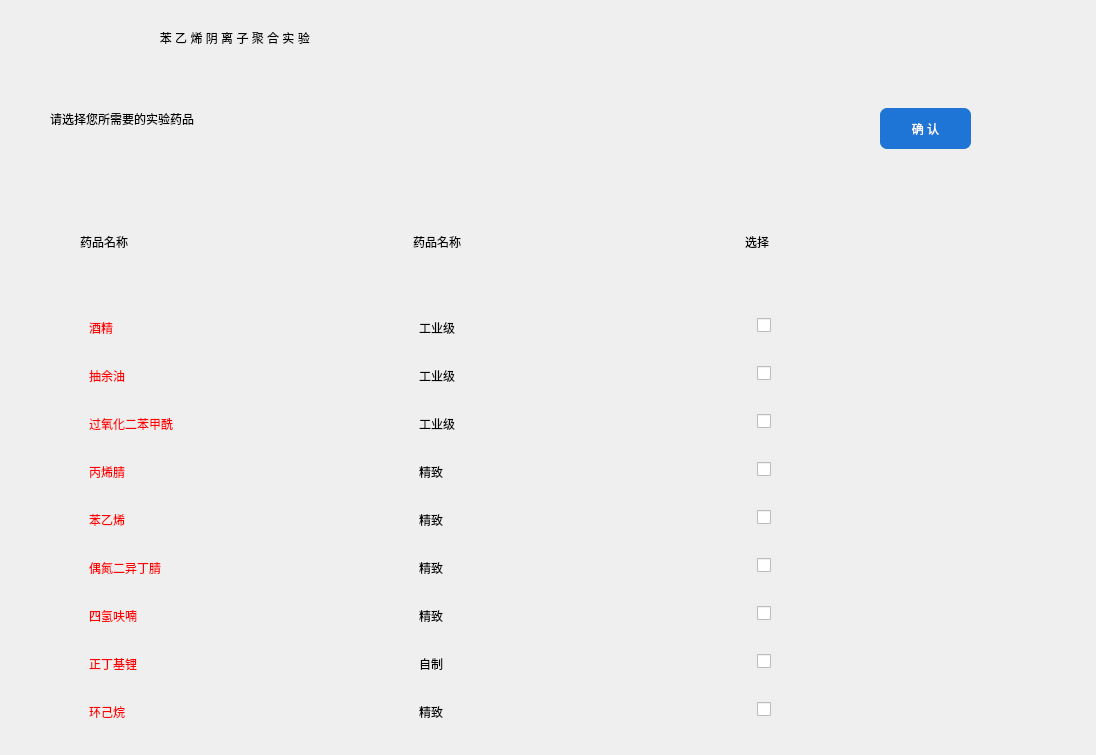
<?xml version="1.0" encoding="UTF-8"?>
<ui version="4.0">
 <class>Form</class>
 <widget class="QWidget" name="Form">
  <property name="geometry">
   <rect>
    <x>0</x>
    <y>0</y>
    <width>1096</width>
    <height>755</height>
   </rect>
  </property>
  <property name="windowTitle">
   <string>Form</string>
  </property>
  <property name="styleSheet">
   <string notr="true">#Form{
	
	border-image: url(:/add/简约1.jpg);}

</string>
  </property>
  <widget class="QWidget" name="template_2" native="true">
   <property name="geometry">
    <rect>
     <x>0</x>
     <y>0</y>
     <width>1091</width>
     <height>751</height>
    </rect>
   </property>
   <layout class="QVBoxLayout" name="verticalLayout">
    <property name="spacing">
     <number>0</number>
    </property>
    <property name="leftMargin">
     <number>0</number>
    </property>
    <property name="topMargin">
     <number>0</number>
    </property>
    <property name="rightMargin">
     <number>0</number>
    </property>
    <property name="bottomMargin">
     <number>0</number>
    </property>
    <item>
     <widget class="QWidget" name="title" native="true">
      <property name="sizePolicy">
       <sizepolicy hsizetype="Preferred" vsizetype="Preferred">
        <horstretch>1</horstretch>
        <verstretch>1</verstretch>
       </sizepolicy>
      </property>
      <property name="styleSheet">
       <string notr="true"/>
      </property>
      <widget class="QLabel" name="label_23">
       <property name="geometry">
        <rect>
         <x>70</x>
         <y>10</y>
         <width>978</width>
         <height>56</height>
        </rect>
       </property>
       <property name="styleSheet">
        <string notr="true">font: 22pt &quot;Arial&quot;;</string>
       </property>
       <property name="text">
        <string>                           苯 乙 烯 阴 离 子 聚 合 实 验</string>
       </property>
      </widget>
     </widget>
    </item>
    <item>
     <widget class="QWidget" name="section" native="true">
      <property name="sizePolicy">
       <sizepolicy hsizetype="Preferred" vsizetype="Preferred">
        <horstretch>1</horstretch>
        <verstretch>10</verstretch>
       </sizepolicy>
      </property>
      <layout class="QVBoxLayout" name="verticalLayout_2">
       <property name="spacing">
        <number>0</number>
       </property>
       <property name="leftMargin">
        <number>0</number>
       </property>
       <property name="topMargin">
        <number>0</number>
       </property>
       <property name="rightMargin">
        <number>0</number>
       </property>
       <property name="bottomMargin">
        <number>0</number>
       </property>
       <item>
        <widget class="QWidget" name="content" native="true">
         <property name="sizePolicy">
          <sizepolicy hsizetype="Expanding" vsizetype="Expanding">
           <horstretch>1</horstretch>
           <verstretch>12</verstretch>
          </sizepolicy>
         </property>
         <property name="styleSheet">
          <string notr="true">QPushButton {
	border:none;
	font: 16pt &quot;Arial&quot;;
	
}
*{
	border-image:none;
}
QLabel{
	color:red;
}</string>
         </property>
         <widget class="QLabel" name="label">
          <property name="geometry">
           <rect>
            <x>50</x>
            <y>30</y>
            <width>431</width>
            <height>41</height>
           </rect>
          </property>
          <property name="styleSheet">
           <string notr="true">font: 20pt &quot;华文细黑&quot;;
color:black;</string>
          </property>
          <property name="text">
           <string>请选择您所需要的实验药品</string>
          </property>
         </widget>
         <widget class="QWidget" name="layoutWidget">
          <property name="geometry">
           <rect>
            <x>80</x>
            <y>100</y>
            <width>991</width>
            <height>561</height>
           </rect>
          </property>
          <layout class="QVBoxLayout" name="verticalLayout_3">
           <property name="spacing">
            <number>0</number>
           </property>
           <property name="topMargin">
            <number>0</number>
           </property>
           <property name="bottomMargin">
            <number>0</number>
           </property>
           <item>
            <layout class="QHBoxLayout" name="horizontalLayout">
             <property name="spacing">
              <number>7</number>
             </property>
             <item>
              <widget class="QLabel" name="label_22">
               <property name="styleSheet">
                <string notr="true">font: 16pt &quot;黑体&quot;;
color:balck;</string>
               </property>
               <property name="text">
                <string>药品名称</string>
               </property>
              </widget>
             </item>
             <item>
              <widget class="QLabel" name="label_2">
               <property name="styleSheet">
                <string notr="true">font: 16pt &quot;Arial&quot;;
color:black;</string>
               </property>
               <property name="text">
                <string>药品名称</string>
               </property>
              </widget>
             </item>
             <item>
              <widget class="QLabel" name="label_3">
               <property name="styleSheet">
                <string notr="true">font: 16pt &quot;Arial&quot;;
color:black;</string>
               </property>
               <property name="text">
                <string>选择</string>
               </property>
              </widget>
             </item>
            </layout>
           </item>
           <item>
            <layout class="QHBoxLayout" name="horizontalLayout_2">
             <item>
              <widget class="QWidget" name="" native="true">
               <layout class="QVBoxLayout" name="verticalLayout_5">
                <property name="spacing">
                 <number>30</number>
                </property>
                <property name="topMargin">
                 <number>4</number>
                </property>
                <property name="bottomMargin">
                 <number>8</number>
                </property>
                <item>
                 <widget class="QLabel" name="label_4">
                  <property name="styleSheet">
                   <string notr="true">font: 14pt &quot;黑体&quot;;</string>
                  </property>
                  <property name="text">
                   <string>酒精</string>
                  </property>
                 </widget>
                </item>
                <item>
                 <widget class="QLabel" name="label_5">
                  <property name="styleSheet">
                   <string notr="true">font: 14pt &quot;黑体&quot;;</string>
                  </property>
                  <property name="text">
                   <string>抽余油</string>
                  </property>
                 </widget>
                </item>
                <item>
                 <widget class="QLabel" name="label_6">
                  <property name="styleSheet">
                   <string notr="true">font: 14pt &quot;黑体&quot;;</string>
                  </property>
                  <property name="text">
                   <string>过氧化二苯甲酰</string>
                  </property>
                 </widget>
                </item>
                <item>
                 <widget class="QLabel" name="label_7">
                  <property name="styleSheet">
                   <string notr="true">font: 14pt &quot;黑体&quot;;</string>
                  </property>
                  <property name="text">
                   <string>丙烯腈</string>
                  </property>
                 </widget>
                </item>
                <item>
                 <widget class="QLabel" name="label_8">
                  <property name="styleSheet">
                   <string notr="true">font: 14pt &quot;黑体&quot;;</string>
                  </property>
                  <property name="text">
                   <string>苯乙烯</string>
                  </property>
                 </widget>
                </item>
                <item>
                 <widget class="QLabel" name="label_9">
                  <property name="styleSheet">
                   <string notr="true">font: 14pt &quot;黑体&quot;;</string>
                  </property>
                  <property name="text">
                   <string>偶氮二异丁腈</string>
                  </property>
                 </widget>
                </item>
                <item>
                 <widget class="QLabel" name="label_10">
                  <property name="styleSheet">
                   <string notr="true">font: 14pt &quot;黑体&quot;;</string>
                  </property>
                  <property name="text">
                   <string>四氢呋喃</string>
                  </property>
                 </widget>
                </item>
                <item>
                 <widget class="QLabel" name="label_11">
                  <property name="styleSheet">
                   <string notr="true">font: 14pt &quot;黑体&quot;;</string>
                  </property>
                  <property name="text">
                   <string>正丁基锂</string>
                  </property>
                 </widget>
                </item>
                <item>
                 <widget class="QLabel" name="label_12">
                  <property name="styleSheet">
                   <string notr="true">font: 14pt &quot;黑体&quot;;</string>
                  </property>
                  <property name="text">
                   <string>环己烷</string>
                  </property>
                 </widget>
                </item>
               </layout>
              </widget>
             </item>
             <item>
              <widget class="QWidget" name="" native="true">
               <property name="styleSheet">
                <string notr="true">color:black;</string>
               </property>
               <layout class="QVBoxLayout" name="verticalLayout_6">
                <property name="spacing">
                 <number>30</number>
                </property>
                <property name="topMargin">
                 <number>4</number>
                </property>
                <property name="bottomMargin">
                 <number>8</number>
                </property>
                <item>
                 <widget class="QLabel" name="label_13">
                  <property name="styleSheet">
                   <string notr="true">font: 12pt &quot;Arial&quot;;</string>
                  </property>
                  <property name="text">
                   <string>工业级</string>
                  </property>
                 </widget>
                </item>
                <item>
                 <widget class="QLabel" name="label_14">
                  <property name="styleSheet">
                   <string notr="true">font: 12pt &quot;Arial&quot;;</string>
                  </property>
                  <property name="text">
                   <string>工业级</string>
                  </property>
                 </widget>
                </item>
                <item>
                 <widget class="QLabel" name="label_15">
                  <property name="styleSheet">
                   <string notr="true">font: 12pt &quot;Arial&quot;;</string>
                  </property>
                  <property name="text">
                   <string>工业级</string>
                  </property>
                 </widget>
                </item>
                <item>
                 <widget class="QLabel" name="label_16">
                  <property name="styleSheet">
                   <string notr="true">font: 12pt &quot;Arial&quot;;</string>
                  </property>
                  <property name="text">
                   <string>精致</string>
                  </property>
                 </widget>
                </item>
                <item>
                 <widget class="QLabel" name="label_17">
                  <property name="styleSheet">
                   <string notr="true">font: 12pt &quot;Arial&quot;;</string>
                  </property>
                  <property name="text">
                   <string>精致</string>
                  </property>
                 </widget>
                </item>
                <item>
                 <widget class="QLabel" name="label_18">
                  <property name="styleSheet">
                   <string notr="true">font: 12pt &quot;Arial&quot;;</string>
                  </property>
                  <property name="text">
                   <string>精致</string>
                  </property>
                 </widget>
                </item>
                <item>
                 <widget class="QLabel" name="label_19">
                  <property name="styleSheet">
                   <string notr="true">font: 12pt &quot;Arial&quot;;</string>
                  </property>
                  <property name="text">
                   <string>精致</string>
                  </property>
                 </widget>
                </item>
                <item>
                 <widget class="QLabel" name="label_21">
                  <property name="styleSheet">
                   <string notr="true">font: 12pt &quot;Arial&quot;;</string>
                  </property>
                  <property name="text">
                   <string>自制</string>
                  </property>
                 </widget>
                </item>
                <item>
                 <widget class="QLabel" name="label_20">
                  <property name="styleSheet">
                   <string notr="true">font: 12pt &quot;Arial&quot;;</string>
                  </property>
                  <property name="text">
                   <string>精致</string>
                  </property>
                 </widget>
                </item>
               </layout>
              </widget>
             </item>
             <item>
              <layout class="QVBoxLayout" name="verticalLayout_7">
               <property name="spacing">
                <number>30</number>
               </property>
               <property name="leftMargin">
                <number>16</number>
               </property>
               <item>
                <widget class="QCheckBox" name="medicine_alcohol_checkbox">
                 <property name="text">
                  <string/>
                 </property>
                </widget>
               </item>
               <item>
                <widget class="QCheckBox" name="medicine_oil_checkbox">
                 <property name="text">
                  <string/>
                 </property>
                </widget>
               </item>
               <item>
                <widget class="QCheckBox" name="medicine_peroxide_checkbox">
                 <property name="text">
                  <string/>
                 </property>
                </widget>
               </item>
               <item>
                <widget class="QCheckBox" name="medicine_acrylonitrile_checkbox">
                 <property name="text">
                  <string/>
                 </property>
                </widget>
               </item>
               <item>
                <widget class="QCheckBox" name="medicine_styrene_checkbox">
                 <property name="text">
                  <string/>
                 </property>
                </widget>
               </item>
               <item>
                <widget class="QCheckBox" name="medicine_azodiisobutyronitrile_checkbox">
                 <property name="text">
                  <string/>
                 </property>
                </widget>
               </item>
               <item>
                <widget class="QCheckBox" name="medicine_tetrahydrofuran_checkbox">
                 <property name="text">
                  <string/>
                 </property>
                </widget>
               </item>
               <item>
                <widget class="QCheckBox" name="medicine_lithium_checkbox">
                 <property name="text">
                  <string/>
                 </property>
                </widget>
               </item>
               <item>
                <widget class="QCheckBox" name="medicine_cyclohexane_checkbox">
                 <property name="text">
                  <string/>
                 </property>
                </widget>
               </item>
              </layout>
             </item>
            </layout>
           </item>
          </layout>
         </widget>
         <widget class="QPushButton" name="medicine_submit_btn">
          <property name="geometry">
           <rect>
            <x>880</x>
            <y>40</y>
            <width>91</width>
            <height>41</height>
           </rect>
          </property>
          <property name="styleSheet">
           <string notr="true">QPushButton{
	border:none;
	border-radius:7px;	
	font: 13pt &quot;微软雅黑&quot;;
	background-color: rgb(31, 117, 213);
	color:rgb(255, 255, 255);
	width:91px;
	height:41px;
}
QPushButton:pressed{
	border:none;
	border-radius:7px;	
	font: 13pt &quot;微软雅黑&quot;;	
	background-color: rgb(31, 117, 213);
	color:rgb(31, 117, 213);
}</string>
          </property>
          <property name="text">
           <string>确 认</string>
          </property>
         </widget>
        </widget>
       </item>
      </layout>
     </widget>
    </item>
   </layout>
  </widget>
 </widget>
 <resources>
  <include location="../images/add_medicine.qrc"/>
 </resources>
 <connections>
  <connection>
   <sender>medicine_alcohol_checkbox</sender>
   <signal>stateChanged(int)</signal>
   <receiver>Form</receiver>
   <slot>object_checkbox_lk()</slot>
   <hints>
    <hint type="sourcelabel">
     <x>805</x>
     <y>282</y>
    </hint>
    <hint type="destinationlabel">
     <x>1134</x>
     <y>283</y>
    </hint>
   </hints>
  </connection>
  <connection>
   <sender>medicine_oil_checkbox</sender>
   <signal>stateChanged(int)</signal>
   <receiver>Form</receiver>
   <slot>object_checkbox_lk()</slot>
   <hints>
    <hint type="sourcelabel">
     <x>775</x>
     <y>339</y>
    </hint>
    <hint type="destinationlabel">
     <x>1149</x>
     <y>331</y>
    </hint>
   </hints>
  </connection>
  <connection>
   <sender>medicine_peroxide_checkbox</sender>
   <signal>stateChanged(int)</signal>
   <receiver>Form</receiver>
   <slot>object_checkbox_lk()</slot>
   <hints>
    <hint type="sourcelabel">
     <x>782</x>
     <y>389</y>
    </hint>
    <hint type="destinationlabel">
     <x>1129</x>
     <y>382</y>
    </hint>
   </hints>
  </connection>
  <connection>
   <sender>medicine_acrylonitrile_checkbox</sender>
   <signal>stateChanged(int)</signal>
   <receiver>Form</receiver>
   <slot>object_checkbox_lk()</slot>
   <hints>
    <hint type="sourcelabel">
     <x>774</x>
     <y>440</y>
    </hint>
    <hint type="destinationlabel">
     <x>1151</x>
     <y>447</y>
    </hint>
   </hints>
  </connection>
  <connection>
   <sender>medicine_styrene_checkbox</sender>
   <signal>stateChanged(int)</signal>
   <receiver>Form</receiver>
   <slot>object_checkbox_lk()</slot>
   <hints>
    <hint type="sourcelabel">
     <x>784</x>
     <y>496</y>
    </hint>
    <hint type="destinationlabel">
     <x>1112</x>
     <y>492</y>
    </hint>
   </hints>
  </connection>
  <connection>
   <sender>medicine_azodiisobutyronitrile_checkbox</sender>
   <signal>stateChanged(int)</signal>
   <receiver>Form</receiver>
   <slot>object_checkbox_lk()</slot>
   <hints>
    <hint type="sourcelabel">
     <x>778</x>
     <y>548</y>
    </hint>
    <hint type="destinationlabel">
     <x>1131</x>
     <y>537</y>
    </hint>
   </hints>
  </connection>
  <connection>
   <sender>medicine_tetrahydrofuran_checkbox</sender>
   <signal>stateChanged(int)</signal>
   <receiver>Form</receiver>
   <slot>object_checkbox_lk()</slot>
   <hints>
    <hint type="sourcelabel">
     <x>777</x>
     <y>600</y>
    </hint>
    <hint type="destinationlabel">
     <x>1134</x>
     <y>600</y>
    </hint>
   </hints>
  </connection>
  <connection>
   <sender>medicine_lithium_checkbox</sender>
   <signal>stateChanged(int)</signal>
   <receiver>Form</receiver>
   <slot>object_checkbox_lk()</slot>
   <hints>
    <hint type="sourcelabel">
     <x>768</x>
     <y>654</y>
    </hint>
    <hint type="destinationlabel">
     <x>1131</x>
     <y>643</y>
    </hint>
   </hints>
  </connection>
  <connection>
   <sender>medicine_cyclohexane_checkbox</sender>
   <signal>stateChanged(int)</signal>
   <receiver>Form</receiver>
   <slot>object_checkbox_lk()</slot>
   <hints>
    <hint type="sourcelabel">
     <x>776</x>
     <y>706</y>
    </hint>
    <hint type="destinationlabel">
     <x>1110</x>
     <y>704</y>
    </hint>
   </hints>
  </connection>
 </connections>
 <slots>
  <slot>object_checkbox_lk()</slot>
 </slots>
</ui>
